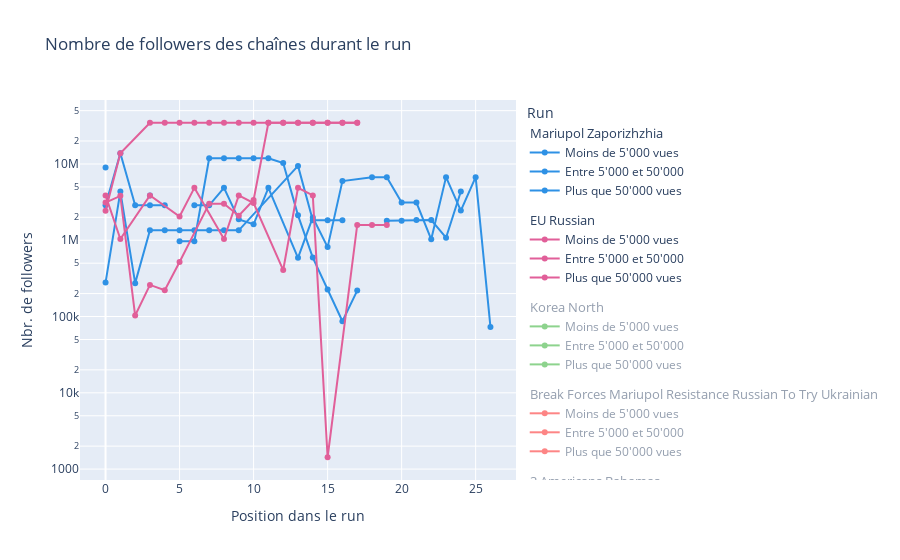

Source (notebook cell):
### Markdown cell above
### Nombre de followers des chaînes durant le run

### Code cell
fig = go.Figure()
i = 0

color_map = {id: i for i, id in enumerate(df_out['theme_id'].unique())}
for name, group in df_out.groupby('walk'):
    # select only the data for the current runs
    runs_of_interest = df_out[df_out['theme_id'] == group['theme_id'].values[0]].sort_values("walk")

    # Get mappins for walk_id to its view category
    walk_id = runs_of_interest[runs_of_interest['video_id_in_run']==0].sort_values("nb_views",ascending=True).walk.reset_index(drop=True)
    names = {walk_id[0]:"Moins de 5'000 vues", walk_id[1]:"Entre 5'000 et 50'000", walk_id[2]:"Plus que 50'000 vues"}

    customdata = []
    group.apply(lambda row: customdata.append([row['nb_sub'], row['theme'], row['walk']]), axis=1)
    fig.add_trace(go.Scatter(
        x=group['video_id_in_run'],
        y=group['nb_sub'],
        mode='lines+markers',
        marker={'color': px.colors.qualitative.Dark24[color_map[group['theme_id'].values[0]]]},
        customdata=customdata,
        hovertemplate='Nbr. de followers: %{customdata[0]:d}<br>Thème: %{customdata[1]}<br>Run: %{customdata[2]}',
        visible='legendonly' if i >= 6 else None,
        name=names[group['walk'].values[0]],
        legendgroup=group['theme_id'].values[0],
        legendgrouptitle=dict(text=group['theme'].values[0])
    ))
    i += 1

fig.update_yaxes(type='log')
fig.update_layout(
    legend_title='Run',
    title='Nombre de followers des chaînes durant le run',
    xaxis_title='Position dans le run',
    yaxis_title='Nbr. de followers'
)
fig.write_html('plots/p5_nb_sub.html')
fig.show()
